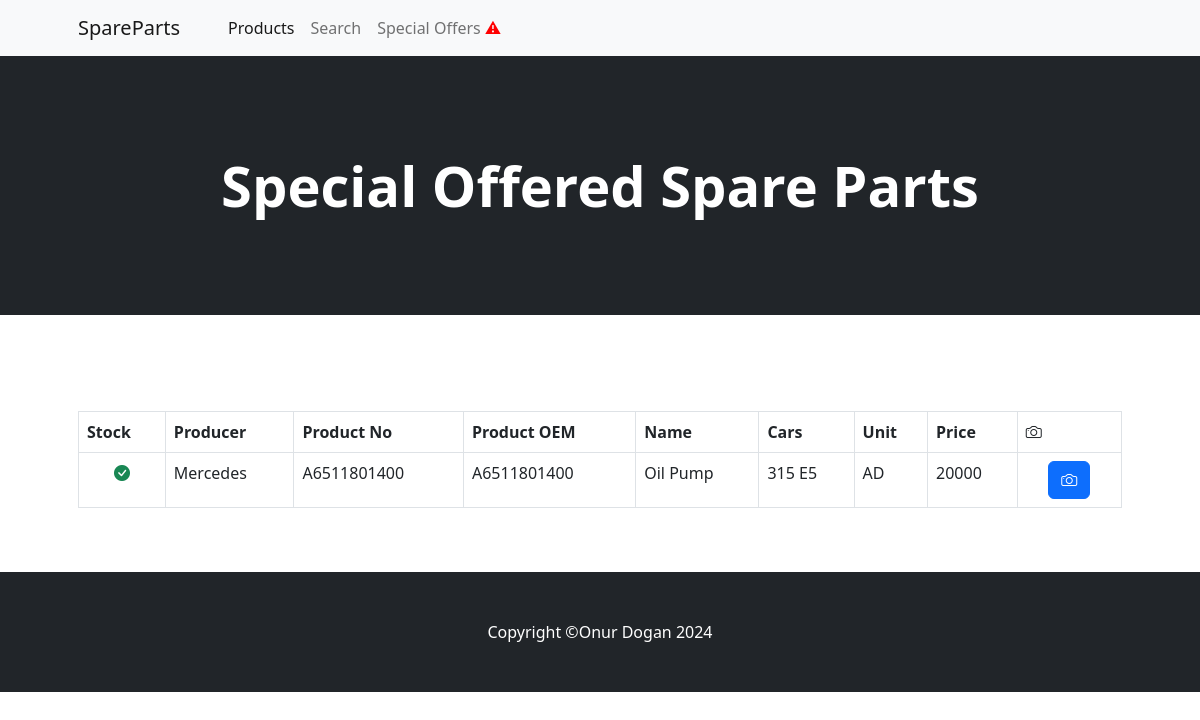
Page /offer/ on the committed database.
### ecom/models.py (models this page shows, shortened)
class Product(models.Model):
    name = models.CharField(max_length=100)
    product_supplier = models.CharField(max_length=250)
    product_code = models.CharField(max_length=250)
    price = models.IntegerField(default=0, blank=True, null=True)
    unit = models.ForeignKey(Unit, on_delete=models.CASCADE)
    category = models.ForeignKey(Category, on_delete=models.CASCADE)
    description = models.CharField(max_length=250, default='', blank=True, null=True)
    image = models.ImageField(upload_to='uploads/product/')
    oem = models.CharField(max_length=250)
    is_sale = models.BooleanField(default=True)
    is_special_offer = models.BooleanField(default=False)

class Category(models.Model):
    name=models.CharField(max_length=50)
    def __str__(self):
        return self.name

class Unit(models.Model):
    name = models.CharField(max_length=50)
    def __str__(self):
        return self.name

### ecom/views.py (the view)
# urls.py: path('offer/', views.offer, name='offer'),
def offer(request):
    products = Product.objects.filter(is_special_offer=True)
    return render(request,"offer.html", {'products': products})

### ecom/templates/offer.html (shortened to what this page needs)
{% extends 'base.html' %}
{% block content %}
    <header class="bg-dark py-5">
        <div class="container px-4 px-lg-5 my-5">
            <div class="text-center text-white">
                <h1 class="display-4 fw-bolder">Special Offered Spare Parts</h1>
            </div>
        </div>
    </header>
    <section class="py-5">
        <div class="container px-4 px-lg-5 mt-5">
            <div class="table-responsive">
                <table class="table table-bordered">
                    <thead>
                        <tr>
                            <th scope="col">Stock</th>
                            <th scope="col">Producer</th>
                            <th scope="col">Product No</th>
                            <th scope="col">Product OEM</th>
                            <th scope="col">Name</th>
                            <th scope="col">Cars</th>
                            <th scope="col">Unit</th>
                            <th scope="col">Price</th>
                            <th scope="col" style="width: 10%;"><i class="bi bi-camera"></i></th>
                        </tr>
                    </thead>
                    <tbody>
                        {% for product in products %}
                        <tr>
                            <td class="text-center">
                                {% if product.is_sale %}
                                    <i class="bi bi-check-circle-fill text-success"></i>
                                {% else %}
                                    <i class="bi bi-x-circle-fill text-danger"></i>
                                {% endif %}
                            </td>
                            <td>{{ product.product_supplier }}</td>
                            <td>{{ product.product_code }}</td>
                            <td>{{ product.oem }}</td>
                            <td>{{ product.name }}</td>
                            <td>{{ product.category }}</td>
                            <td>{{ product.unit }}</td>
                            <td>{{ product.price}}</td>
                            <td class="text-center">
                                <button class="btn btn-primary see-image-btn" data-bs-toggle="modal" data-bs-target="#imageModal" data-image-url="{{ product.image.url }}">
                                    <i class="bi bi-camera" ></i>
                                </button>
                            </td>
                        </tr>
                        {% endfor %}
                    </tbody>
                </table>
            </div>
        </div>
    </section>
{% endblock %}

### rows in the picture
Product: is_sale True (drawn), product_supplier "Mercedes", product_code "A6511801400", oem "A6511801400", name "Oil Pump", category "315 E5", unit "AD", price "20000"
